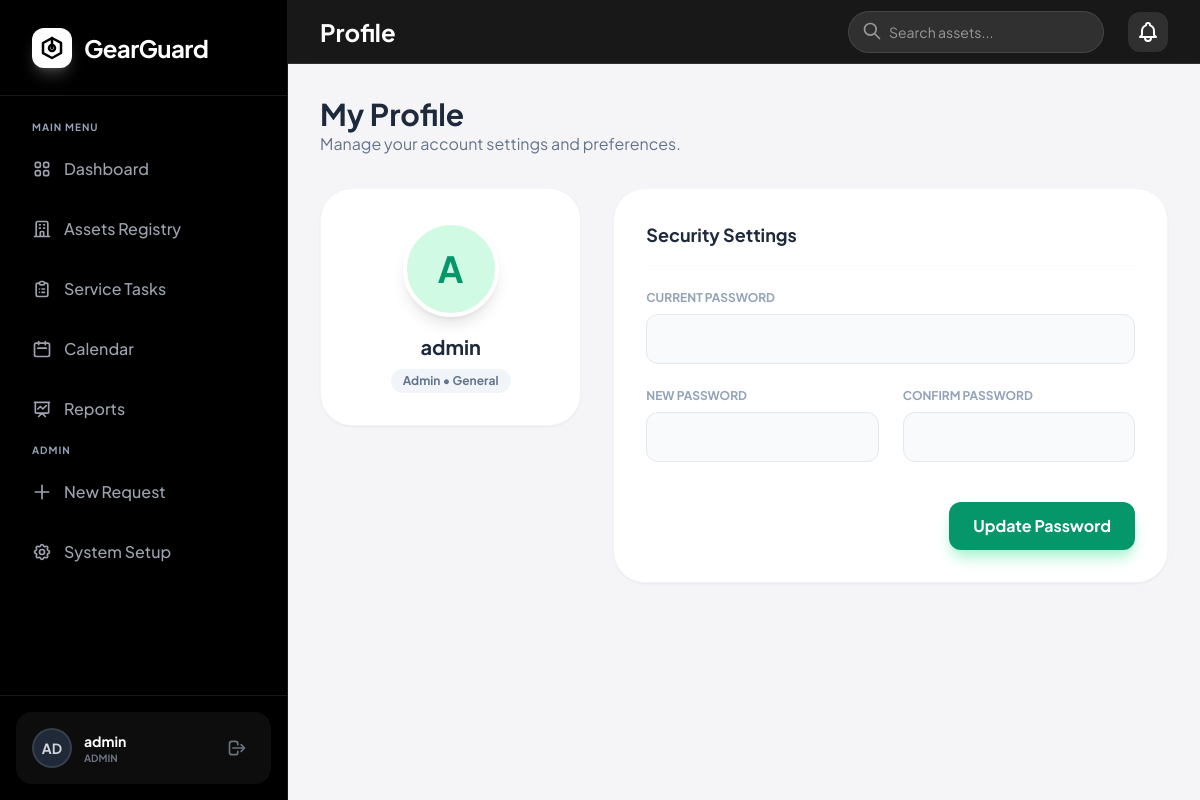
The app's page /profile.php (signed in) with its own data.
### tables this page shows
CREATE TABLE `users` (
  `id` int(11) NOT NULL,
  `username` varchar(50) NOT NULL,
  `password` varchar(255) NOT NULL,
  `role` enum('Admin','Manager','Technician') NOT NULL,
  `team` enum('IT','Mechanical','Electrical','General') DEFAULT 'General',
  `avatar` varchar(255) DEFAULT 'default_avatar.png'
);

### profile.php (the view, shortened to what this page needs)
<?php
include 'db.php';
include 'header.php';
$user_id = $_SESSION['user_id'];
$stmt = $pdo->prepare("SELECT * FROM users WHERE id = ?");
$stmt->execute([$user_id]);
$user = $stmt->fetch();
?>
<div class="max-w-4xl mx-auto">
    <div class="mb-8">
        <h2 class="text-3xl font-bold text-slate-800">My Profile</h2>
        <p class="text-slate-500">Manage your account settings and preferences.</p>
    </div>
    <div class="grid grid-cols-1 md:grid-cols-3 gap-8">
        <div class="bg-white p-8 rounded-[2rem] shadow-sm border border-slate-100 text-center h-fit">
            <div
                class="w-24 h-24 bg-emerald-100 rounded-full flex items-center justify-center text-4xl mx-auto mb-4 text-emerald-600 font-bold border-4 border-white shadow-lg">
                <?= strtoupper(substr($user['username'], 0, 1)) ?>
            </div>
            <h3 class="text-xl font-bold text-slate-800"><?= htmlspecialchars($user['username']) ?></h3>
            <span class="inline-block px-3 py-1 rounded-full text-xs font-bold bg-slate-100 text-slate-500 mt-2">
                <?= $user['role'] ?> • <?= $user['team'] ?>
            </span>
        </div>
        <div class="md:col-span-2 bg-white p-8 rounded-[2rem] shadow-sm border border-slate-100">
            <h3 class="text-lg font-bold text-slate-800 mb-6 border-b border-slate-50 pb-4">Security Settings</h3>
            <form method="POST" class="space-y-6">
                <div>
                    <label class="block text-xs font-bold text-slate-400 uppercase mb-2">Current Password</label>
                    <input type="password" name="current_password" required
                        class="w-full px-4 py-3 bg-slate-50 border border-slate-200 rounded-xl focus:border-emerald-500 focus:ring-4 focus:ring-emerald-500/10 outline-none transition-all">
                </div>
                <div class="grid grid-cols-1 md:grid-cols-2 gap-6">
                    <div>
                        <label class="block text-xs font-bold text-slate-400 uppercase mb-2">New Password</label>
                        <input type="password" name="new_password" required
                            class="w-full px-4 py-3 bg-slate-50 border border-slate-200 rounded-xl focus:border-emerald-500 focus:ring-4 focus:ring-emerald-500/10 outline-none transition-all">
                    </div>
                    <div>
                        <label class="block text-xs font-bold text-slate-400 uppercase mb-2">Confirm Password</label>
                        <input type="password" name="confirm_password" required
                            class="w-full px-4 py-3 bg-slate-50 border border-slate-200 rounded-xl focus:border-emerald-500 focus:ring-4 focus:ring-emerald-500/10 outline-none transition-all">
                    </div>
                </div>
                <div class="pt-4 flex justify-end">
                    <button type="submit"
                        class="bg-emerald-600 text-white px-6 py-3 rounded-xl font-bold hover:bg-emerald-700 transition-colors shadow-lg shadow-emerald-200">
                        Update Password
                    </button>
                </div>
            </form>
        </div>
    </div>
</div>
</main>
</div>
</body>
</html>

### header.php (style rules this page uses)
body { font-family: 'Plus Jakarta Sans', sans-serif; background-color: #f5f5f7; color: #1d1d1f; }

### records on screen
users: username "A", username "admin", role "Admin", team "General"

### other values on screen
substr($username, 0, 2) "AD"
$username "admin"
$role "ADMIN"
str_replace("_", " ", $page) "Profile"
